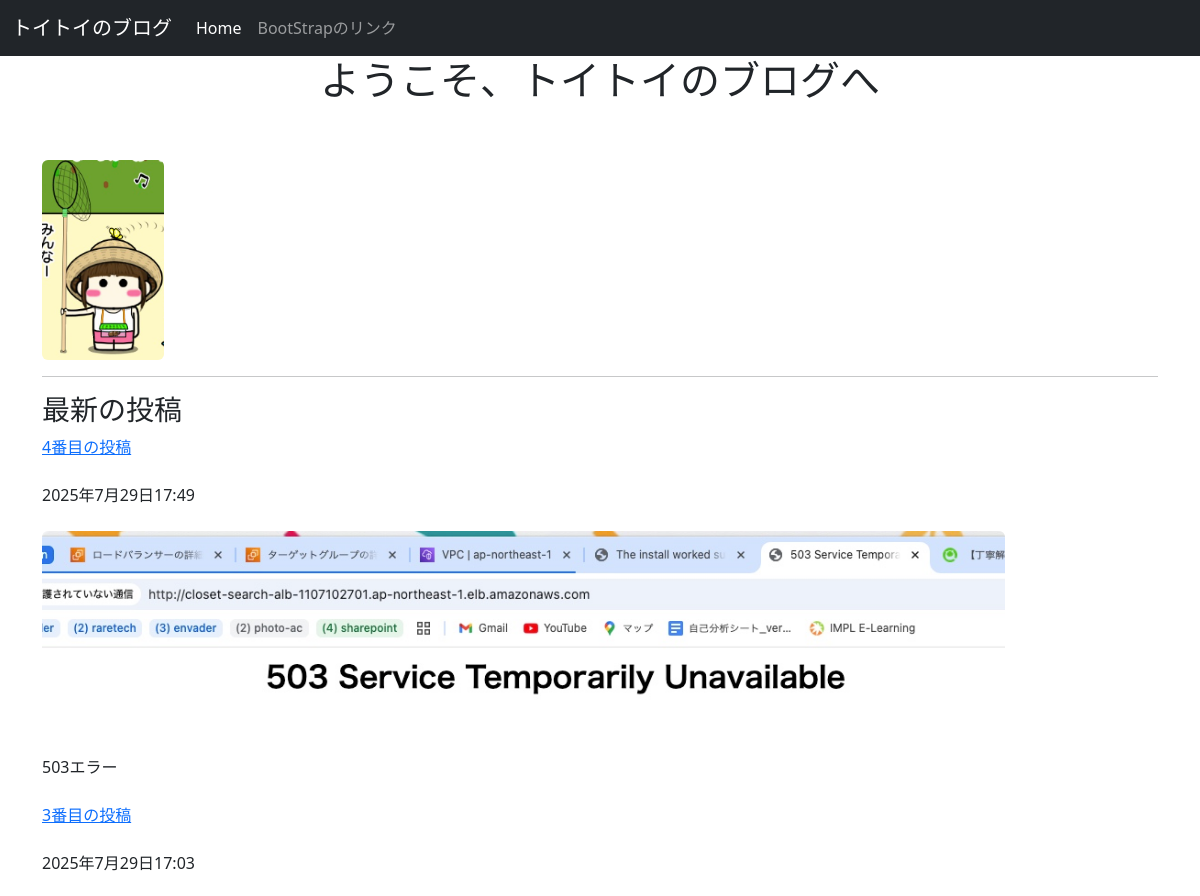
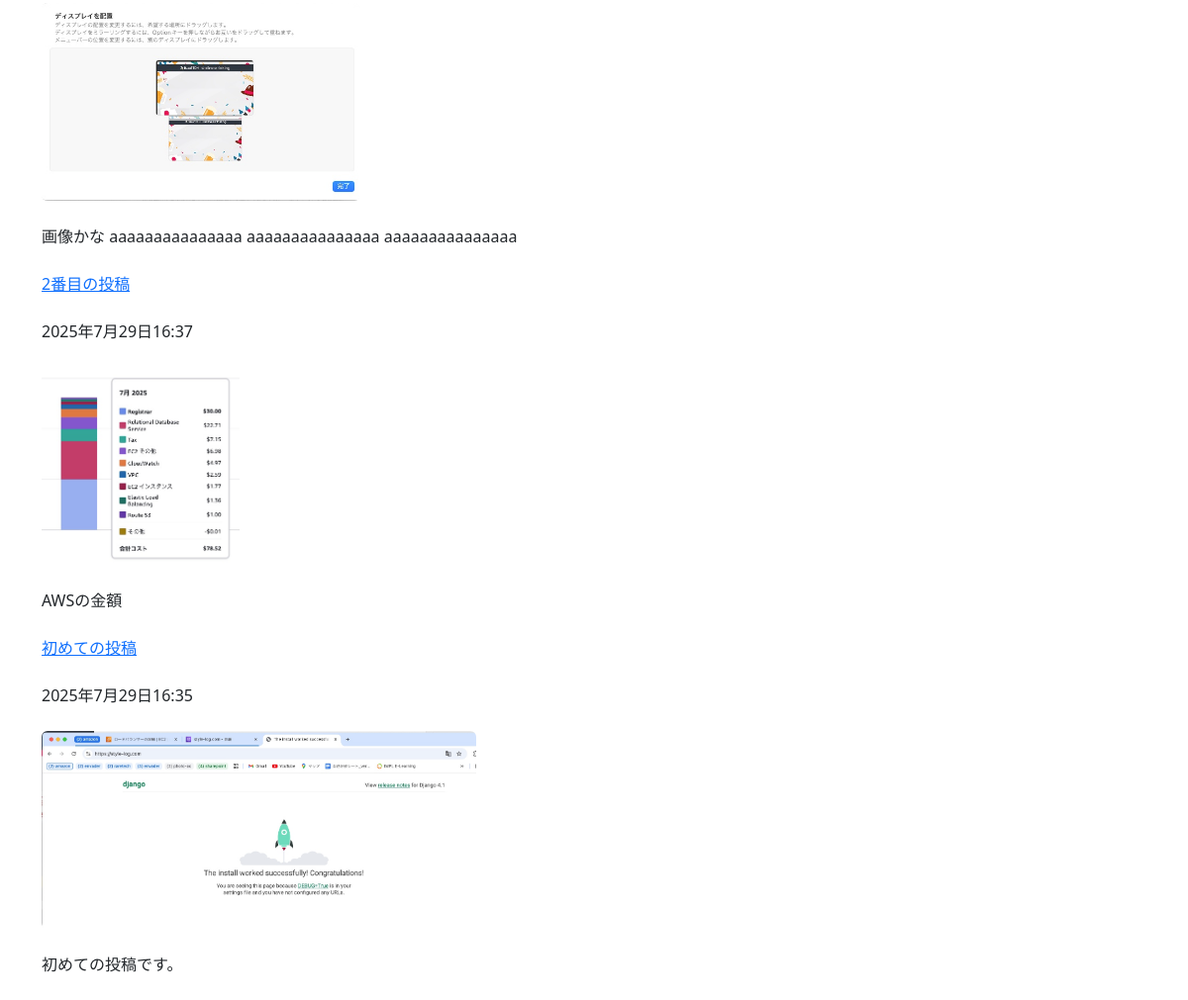
/posts/, run on the app's committed database (2 pictures, top to bottom).
### posts/models.py (models this page shows, shortened)
class Post(models.Model):
  title = models.CharField(max_length=100)
  published = models.DateTimeField()
  image = models.ImageField(upload_to='media/')
  body = models.TextField()
  def summary(self):
    return self.body[:100]

### posts/views.py (the view)
# urls.py: path('', views.index, name='index'),
def index(request):
  posts = Post.objects.order_by('-published')
  return render(request,'posts/index.html',{'posts':posts})

### posts/templates/posts/index.html (shortened to what this page needs)
<!DOCTYPE html>
<html lang="ja-jp">
 <head>
     <link href="https://cdn.jsdelivr.net/npm/bootstrap@5.3.0/dist/css/bootstrap.min.css" rel="stylesheet">
  </head>
 <body>
  <nav class="navbar navbar-expand-lg navbar-dark bg-dark">
  <div class="container-fluid">
    <a class="navbar-brand" href="#">トイトイのブログ</a>
    <div class="collapse navbar-collapse" id="navbarSupportedContent">
      <ul class="navbar-nav me-auto mb-2 mb-lg-0">
        <li class="nav-item">
          <a class="nav-link active" aria-current="page" href="#">Home</a>
        </li>
        <li class="nav-item">
          <a class="nav-link" href="https://getbootstrap.jp/docs/5.3/getting-started/introduction/">BootStrapのリンク</a>
        </li>
      </ul>
    </div>
  </div>
</nav>
<div class="container">
   <h1 class="text-center">ようこそ、トイトイのブログへ</h1>
   <br /><br />
   {% load static %}
   <img src="{% static 'posts/home.png' %}" class = "img-fluid rounded" style="max-height: 200px;"/>
   <hr>
   <h3>最新の投稿</h3>
   {% for post in posts.all %}
    <a href="{% url 'post_detail' post.id %}"> {{post.title }}</a>
     <br /><br />
     {{ post.published }}
     <br /><br />
     <img src="{{ post.image.url }}" class ="img-fluid rounded" style="max-height: 200px;"/>
     <br /><br />
     {{ post.summary }}
     <br /><br />
   {% endfor %}
  </div>
 </body>
</html>

### data on the page
Post: title "4番目の投稿", published "2025年7月29日17:49", image (picture), summary "503エラー"
Post: title "3番目の投稿", published "2025年7月29日17:03", image (picture), summary "画像かな aaaaaaaaaaaaaaa aaaaaaaaaaaaaaa aaaaaaaaaaaaaaa"
Post: title "2番目の投稿", published "2025年7月29日16:37", image (picture), summary "AWSの金額"
Post: title "初めての投稿", published "2025年7月29日16:35", image (picture), summary "初めての投稿です。"
